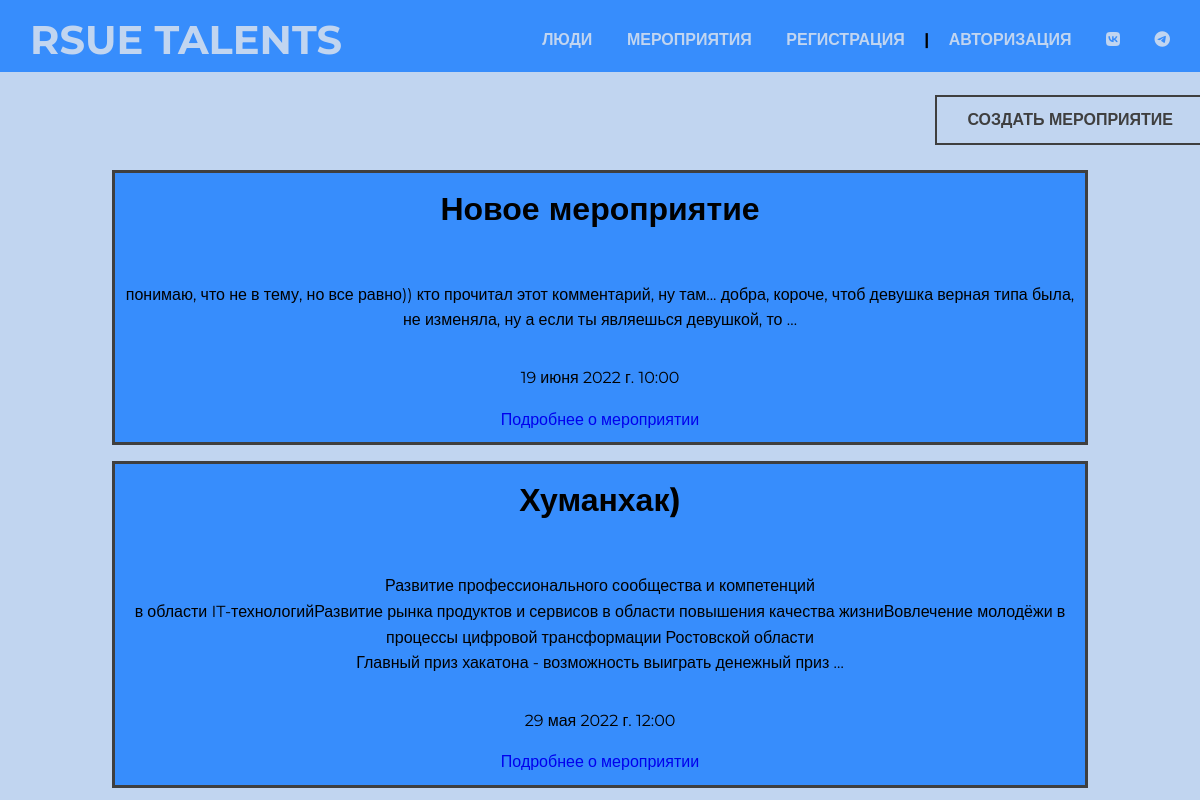
The app's page /events with its own data.
### main/models.py (models this page shows, shortened)
class Event(models.Model):
    name_e = models.CharField('Название мероприятия', max_length=20)
    about = models.TextField('Описание', blank=True)
    time = models.DateTimeField(verbose_name='Время проведения')
    evtype = models.ForeignKey(Evtype, on_delete=models.PROTECT, verbose_name='Тип мероприятия')
    is_ok = models.BooleanField('Опубликовать', default=False)
    def get_absolute_url(self):
        return reverse('event_info', kwargs={'event_id': self.pk})

### main/views.py (the view)
# urls.py: path('events', views.events, name='events'),
def events(request):
    evnts = Event.objects.order_by('-id')
    return render(request, 'main/events.html', {'evnts': evnts})

### main/templates/main/events.html (shortened to what this page needs)
{% extends 'main/base.html'%}
{% load static %}
{% block tp %}
    <link rel="stylesheet" href="{% static 'assets6/css/style.css' %}">
{% endblock %}
{% block content %}
<div class="intro">
      <div class="container">
        {% if request.user.is_authenticated %}
           <div class="intro__container">
        <a class="btn" href ="/create_event">Создать мероприятие</a>
               </div>
    {% else %}
          <div class="intro__container">
        <a class="btn" href ="/enter" >Создать мероприятие</a>
               </div>
    {% endif %}
        {% if evnts %}
        {% for ev in evnts %}
          {%if ev.is_ok%}
                <div class="intro__container2">
                    <h1> {{ev.name_e}} </h1>
                    {% autoescape on %}
                    <p>{{ev.about|linebreaks|truncatewords:30}}</p>
                    {% endautoescape %}
                    <p>{{ev.time}}</p>
                    <a href ="{{ ev.get_absolute_url }}">Подробнее о мероприятии</a>
              </div>
          {%endif%}
        {% endfor %}
    {% else %}
        <p>Ближайших мероприятий нет</p>
    {% endif %}
    </div>
</div>
{% endblock %}

### main/static/assets6/css/style.css (style rules this page uses)
*, *:before *:after { box-sizing: border-box; }
h1, h2, h3, h4 h5, h6 { margin: 0; }
a { text-decoration: none; }
body { font-family: 'Montserrat', sans-serif; margin: 0; line-height: 1.6; background: #c1d5f0; }
.container { width: 100%; max-width: 1230px; padding: 0 15px; margin: 0 auto; }
.intro { display: flex; width: 100%; height: 100vh; }
.intro__container { padding: 20px; width: 100%; max-width: 1200px; margin: 0 auto; text-align: right; }
.btn { display: inline-block; vertical-align: top; padding: 10px 30px; border: 2px solid #3f3f3f; color: #3f3f3f; text-transform: uppercase; font-size: 16px; margin-top: 75px; font-weight: bold; transition: background .3s; }
.intro__container2 { border-style: solid; border-color: #3f3f3f; display: flex; flex-direction: column; background-color: #378dfc; padding: 10px; width: 100%; max-width: 950px; margin: 5px auto; text-align: center; }

### records on screen
Event: name_e "Новое мероприятие", about "понимаю, что не в тему, но все равно)) кто прочитал этот комментарий, ну там... добра, короче, чтоб девушка верная типа была, не изменяла, ну а если ты являешься девушкой, то …", time "19 июня 2022 г. 10:00"
Event: name_e "Хуманхак)", about "Развитие профессионального сообщества и компетенций в области IT-технологийРазвитие рынка продуктов и сервисов в области повышения качества жизниВовлечение молодёжи в процессы цифровой трансформации Ростовской области Главный приз хакатона - возможность выиграть денежный приз …", time "29 мая 2022 г. 12:00"
